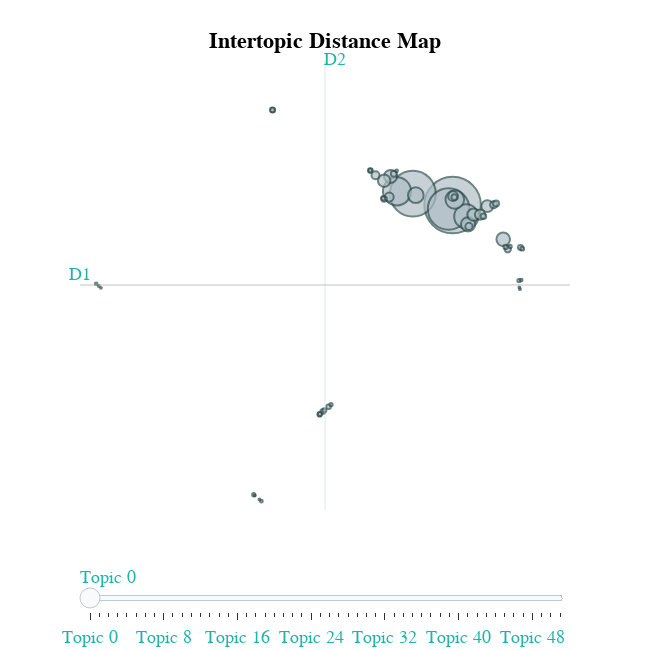

Write notebook code for a chart like this one.
### Code cell
topic_model.visualize_topics()

### Figure 1 — Plotly figure (JSON) as saved in the notebook; plotly's stock layout.template omitted (floating-point values rounded to 4 significant figures; data arrays with more than 128 entries replaced by an {"elided": "..."} marker saying what was removed)
{"data": [{"customdata": {"elided": "52x3 mixed values"}, "hovertemplate": "<b>Topic %{customdata[0]}</b><br>%{customdata[1]}<br>Size: %{customdata[2]}", "legendgroup": "", "marker": {"color": "#B0BEC5", "line": {"color": "DarkSlateGrey", "width": 2}, "size": [901, 592, 486, 222, 165, 98, 69, 58, 52, 48, 44, 43, 39, 29, 27, 23, 18, 15, 14, 11, 10, 10, 9, 9, 8, 7, 6, 6, 6, 6, 6, 5, 5, 5, 5, 5, 4, 4, 3, 3, 3, 3, 2, 2, 2, 2, 1, 1, 1, 1, 1, 1], "sizemode": "area", "sizeref": 0.5631, "symbol": "circle"}, "mode": "markers", "name": "", "orientation": "v", "showlegend": false, "type": "scatter", "x": [12.82, 10.77, 12.62, 9.955, 13.53, 12.94, 10.93, 13.62, 15.43, 9.623, 9.295, 13.9, 14.61, 14.24, 12.85, 9.552, 8.847, 13.67, 14.94, 15.67, 15.07, 9.793, 12.91, 14.41, 9.297, 16.33, 3.544, 3.527, 6.426, 6.126, 8.582, 5.961, 9.24, 6.207, 5.98, 15.55, 8.58, 16.42, 2.567, 6.553, 16.25, 15.79, 2.962, 16.37, -5.564, 9.939, -5.32, 2.616, 2.857, 16.3, 16.27, -5.432], "xaxis": "x", "y": [14.24, 14.92, 14.01, 15.06, 13.56, 14.57, 14.83, 13.08, 12.18, 15.96, 15.7, 13.66, 14.17, 13.67, 14.77, 14.71, 16.03, 12.96, 14.26, 11.59, 14.33, 16.12, 14.71, 13.57, 14.6, 11.7, 19.93, 19.95, 2.145, 1.846, 16.31, 1.681, 14.64, 1.927, 1.7, 11.72, 16.31, 11.62, -3.129, 2.272, 9.71, 11.76, -3.523, 9.736, 9.516, 16.29, 9.273, -3.178, -3.418, 9.194, 9.305, 9.385], "yaxis": "y"}], "layout": {"annotations": [{"showarrow": false, "text": "D1", "x": -6.398, "y": 9.444, "yshift": 10}, {"showarrow": false, "text": "D2", "x": 6.241, "xshift": 10, "y": 22.94}], "font": {"color": "LightSeaGreen", "family": "sans serif", "size": 18}, "height": 650, "hoverlabel": {"bgcolor": "white", "font": {"family": "Rockwell", "size": 16}}, "legend": {"itemsizing": "constant", "tracegroupgap": 0}, "margin": {"t": 60}, "shapes": [{"line": {"color": "#CFD8DC", "width": 2}, "type": "line", "x0": 6.241, "x1": 6.241, "y0": -4.051, "y1": 22.94}, {"line": {"color": "#9E9E9E", "width": 2}, "type": "line", "x0": -6.398, "x1": 18.88, "y0": 9.444, "y1": 9.444}], "sliders": [{"active": 0, "pad": {"t": 50}, "steps": [{"args": [{"marker.color": [["red", "#B0BEC5", "#B0BEC5", "#B0BEC5", "#B0BEC5", "#B0BEC5", "#B0BEC5", "#B0BEC5", "#B0BEC5", "#B0BEC5", "#B0BEC5", "#B0BEC5", "#B0BEC5", "#B0BEC5", "#B0BEC5", "#B0BEC5", "#B0BEC5", "#B0BEC5", "#B0BEC5", "#B0BEC5", "#B0BEC5", "#B0BEC5", "#B0BEC5", "#B0BEC5", "#B0BEC5", "#B0BEC5", "#B0BEC5", "#B0BEC5", "#B0BEC5", "#B0BEC5", "#B0BEC5", "#B0BEC5", "#B0BEC5", "#B0BEC5", "#B0BEC5", "#B0BEC5", "#B0BEC5", "#B0BEC5", "#B0BEC5", "#B0BEC5", "#B0BEC5", "#B0BEC5", "#B0BEC5", "#B0BEC5", "#B0BEC5", "#B0BEC5", "#B0BEC5", "#B0BEC5", "#B0BEC5", "#B0BEC5", "#B0BEC5", "#B0BEC5"]]}], "label": "Topic 0", "method": "update"}, {"args": [{"marker.color": [["#B0BEC5", "red", "#B0BEC5", "#B0BEC5", "#B0BEC5", "#B0BEC5", "#B0BEC5", "#B0BEC5", "#B0BEC5", "#B0BEC5", "#B0BEC5", "#B0BEC5", "#B0BEC5", "#B0BEC5", "#B0BEC5", "#B0BEC5", "#B0BEC5", "#B0BEC5", "#B0BEC5", "#B0BEC5", "#B0BEC5", "#B0BEC5", "#B0BEC5", "#B0BEC5", "#B0BEC5", "#B0BEC5", "#B0BEC5", "#B0BEC5", "#B0BEC5", "#B0BEC5", "#B0BEC5", "#B0BEC5", "#B0BEC5", "#B0BEC5", "#B0BEC5", "#B0BEC5", "#B0BEC5", "#B0BEC5", "#B0BEC5", "#B0BEC5", "#B0BEC5", "#B0BEC5", "#B0BEC5", "#B0BEC5", "#B0BEC5", "#B0BEC5", "#B0BEC5", "#B0BEC5", "#B0BEC5", "#B0BEC5", "#B0BEC5", "#B0BEC5"]]}], "label": "Topic 1", "method": "update"}, {"args": [{"marker.color": [["#B0BEC5", "#B0BEC5", "red", "#B0BEC5", "#B0BEC5", "#B0BEC5", "#B0BEC5", "#B0BEC5", "#B0BEC5", "#B0BEC5", "#B0BEC5", "#B0BEC5", "#B0BEC5", "#B0BEC5", "#B0BEC5", "#B0BEC5", "#B0BEC5", "#B0BEC5", "#B0BEC5", "#B0BEC5", "#B0BEC5", "#B0BEC5", "#B0BEC5", "#B0BEC5", "#B0BEC5", "#B0BEC5", "#B0BEC5", "#B0BEC5", "#B0BEC5", "#B0BEC5", "#B0BEC5", "#B0BEC5", "#B0BEC5", "#B0BEC5", "#B0BEC5", "#B0BEC5", "#B0BEC5", "#B0BEC5", "#B0BEC5", "#B0BEC5", "#B0BEC5", "#B0BEC5", "#B0BEC5", "#B0BEC5", "#B0BEC5", "#B0BEC5", "#B0BEC5", "#B0BEC5", "#B0BEC5", "#B0BEC5", "#B0BEC5", "#B0BEC5"]]}], "label": "Topic 2", "method": "update"}, {"args": [{"marker.color": [["#B0BEC5", "#B0BEC5", "#B0BEC5", "red", "#B0BEC5", "#B0BEC5", "#B0BEC5", "#B0BEC5", "#B0BEC5", "#B0BEC5", "#B0BEC5", "#B0BEC5", "#B0BEC5", "#B0BEC5", "#B0BEC5", "#B0BEC5", "#B0BEC5", "#B0BEC5", "#B0BEC5", "#B0BEC5", "#B0BEC5", "#B0BEC5", "#B0BEC5", "#B0BEC5", "#B0BEC5", "#B0BEC5", "#B0BEC5", "#B0BEC5", "#B0BEC5", "#B0BEC5", "#B0BEC5", "#B0BEC5", "#B0BEC5", "#B0BEC5", "#B0BEC5", "#B0BEC5", "#B0BEC5", "#B0BEC5", "#B0BEC5", "#B0BEC5", "#B0BEC5", "#B0BEC5", "#B0BEC5", "#B0BEC5", "#B0BEC5", "#B0BEC5", "#B0BEC5", "#B0BEC5", "#B0BEC5", "#B0BEC5", "#B0BEC5", "#B0BEC5"]]}], "label": "Topic 3", "method": "update"}, {"args": [{"marker.color": [["#B0BEC5", "#B0BEC5", "#B0BEC5", "#B0BEC5", "red", "#B0BEC5", "#B0BEC5", "#B0BEC5", "#B0BEC5", "#B0BEC5", "#B0BEC5", "#B0BEC5", "#B0BEC5", "#B0BEC5", "#B0BEC5", "#B0BEC5", "#B0BEC5", "#B0BEC5", "#B0BEC5", "#B0BEC5", "#B0BEC5", "#B0BEC5", "#B0BEC5", "#B0BEC5", "#B0BEC5", "#B0BEC5", "#B0BEC5", "#B0BEC5", "#B0BEC5", "#B0BEC5", "#B0BEC5", "#B0BEC5", "#B0BEC5", "#B0BEC5", "#B0BEC5", "#B0BEC5", "#B0BEC5", "#B0BEC5", "#B0BEC5", "#B0BEC5", "#B0BEC5", "#B0BEC5", "#B0BEC5", "#B0BEC5", "#B0BEC5", "#B0BEC5", "#B0BEC5", "#B0BEC5", "#B0BEC5", "#B0BEC5", "#B0BEC5", "#B0BEC5"]]}], "label": "Topic 4", "method": "update"}, {"args": [{"marker.color": [["#B0BEC5", "#B0BEC5", "#B0BEC5", "#B0BEC5", "#B0BEC5", "red", "#B0BEC5", "#B0BEC5", "#B0BEC5", "#B0BEC5", "#B0BEC5", "#B0BEC5", "#B0BEC5", "#B0BEC5", "#B0BEC5", "#B0BEC5", "#B0BEC5", "#B0BEC5", "#B0BEC5", "#B0BEC5", "#B0BEC5", "#B0BEC5", "#B0BEC5", "#B0BEC5", "#B0BEC5", "#B0BEC5", "#B0BEC5", "#B0BEC5", "#B0BEC5", "#B0BEC5", "#B0BEC5", "#B0BEC5", "#B0BEC5", "#B0BEC5", "#B0BEC5", "#B0BEC5", "#B0BEC5", "#B0BEC5", "#B0BEC5", "#B0BEC5", "#B0BEC5", "#B0BEC5", "#B0BEC5", "#B0BEC5", "#B0BEC5", "#B0BEC5", "#B0BEC5", "#B0BEC5", "#B0BEC5", "#B0BEC5", "#B0BEC5", "#B0BEC5"]]}], "label": "Topic 5", "method": "update"}, {"args": [{"marker.color": [["#B0BEC5", "#B0BEC5", "#B0BEC5", "#B0BEC5", "#B0BEC5", "#B0BEC5", "red", "#B0BEC5", "#B0BEC5", "#B0BEC5", "#B0BEC5", "#B0BEC5", "#B0BEC5", "#B0BEC5", "#B0BEC5", "#B0BEC5", "#B0BEC5", "#B0BEC5", "#B0BEC5", "#B0BEC5", "#B0BEC5", "#B0BEC5", "#B0BEC5", "#B0BEC5", "#B0BEC5", "#B0BEC5", "#B0BEC5", "#B0BEC5", "#B0BEC5", "#B0BEC5", "#B0BEC5", "#B0BEC5", "#B0BEC5", "#B0BEC5", "#B0BEC5", "#B0BEC5", "#B0BEC5", "#B0BEC5", "#B0BEC5", "#B0BEC5", "#B0BEC5", "#B0BEC5", "#B0BEC5", "#B0BEC5", "#B0BEC5", "#B0BEC5", "#B0BEC5", "#B0BEC5", "#B0BEC5", "#B0BEC5", "#B0BEC5", "#B0BEC5"]]}], "label": "Topic 6", "method": "update"}, {"args": [{"marker.color": [["#B0BEC5", "#B0BEC5", "#B0BEC5", "#B0BEC5", "#B0BEC5", "#B0BEC5", "#B0BEC5", "red", "#B0BEC5", "#B0BEC5", "#B0BEC5", "#B0BEC5", "#B0BEC5", "#B0BEC5", "#B0BEC5", "#B0BEC5", "#B0BEC5", "#B0BEC5", "#B0BEC5", "#B0BEC5", "#B0BEC5", "#B0BEC5", "#B0BEC5", "#B0BEC5", "#B0BEC5", "#B0BEC5", "#B0BEC5", "#B0BEC5", "#B0BEC5", "#B0BEC5", "#B0BEC5", "#B0BEC5", "#B0BEC5", "#B0BEC5", "#B0BEC5", "#B0BEC5", "#B0BEC5", "#B0BEC5", "#B0BEC5", "#B0BEC5", "#B0BEC5", "#B0BEC5", "#B0BEC5", "#B0BEC5", "#B0BEC5", "#B0BEC5", "#B0BEC5", "#B0BEC5", "#B0BEC5", "#B0BEC5", "#B0BEC5", "#B0BEC5"]]}], "label": "Topic 7", "method": "update"}, {"args": [{"marker.color": [["#B0BEC5", "#B0BEC5", "#B0BEC5", "#B0BEC5", "#B0BEC5", "#B0BEC5", "#B0BEC5", "#B0BEC5", "red", "#B0BEC5", "#B0BEC5", "#B0BEC5", "#B0BEC5", "#B0BEC5", "#B0BEC5", "#B0BEC5", "#B0BEC5", "#B0BEC5", "#B0BEC5", "#B0BEC5", "#B0BEC5", "#B0BEC5", "#B0BEC5", "#B0BEC5", "#B0BEC5", "#B0BEC5", "#B0BEC5", "#B0BEC5", "#B0BEC5", "#B0BEC5", "#B0BEC5", "#B0BEC5", "#B0BEC5", "#B0BEC5", "#B0BEC5", "#B0BEC5", "#B0BEC5", "#B0BEC5", "#B0BEC5", "#B0BEC5", "#B0BEC5", "#B0BEC5", "#B0BEC5", "#B0BEC5", "#B0BEC5", "#B0BEC5", "#B0BEC5", "#B0BEC5", "#B0BEC5", "#B0BEC5", "#B0BEC5", "#B0BEC5"]]}], "label": "Topic 8", "method": "update"}, {"args": [{"marker.color": [["#B0BEC5", "#B0BEC5", "#B0BEC5", "#B0BEC5", "#B0BEC5", "#B0BEC5", "#B0BEC5", "#B0BEC5", "#B0BEC5", "red", "#B0BEC5", "#B0BEC5", "#B0BEC5", "#B0BEC5", "#B0BEC5", "#B0BEC5", "#B0BEC5", "#B0BEC5", "#B0BEC5", "#B0BEC5", "#B0BEC5", "#B0BEC5", "#B0BEC5", "#B0BEC5", "#B0BEC5", "#B0BEC5", "#B0BEC5", "#B0BEC5", "#B0BEC5", "#B0BEC5", "#B0BEC5", "#B0BEC5", "#B0BEC5", "#B0BEC5", "#B0BEC5", "#B0BEC5", "#B0BEC5", "#B0BEC5", "#B0BEC5", "#B0BEC5", "#B0BEC5", "#B0BEC5", "#B0BEC5", "#B0BEC5", "#B0BEC5", "#B0BEC5", "#B0BEC5", "#B0BEC5", "#B0BEC5", "#B0BEC5", "#B0BEC5", "#B0BEC5"]]}], "label": "Topic 9", "method": "update"}, {"args": [{"marker.color": [["#B0BEC5", "#B0BEC5", "#B0BEC5", "#B0BEC5", "#B0BEC5", "#B0BEC5", "#B0BEC5", "#B0BEC5", "#B0BEC5", "#B0BEC5", "red", "#B0BEC5", "#B0BEC5", "#B0BEC5", "#B0BEC5", "#B0BEC5", "#B0BEC5", "#B0BEC5", "#B0BEC5", "#B0BEC5", "#B0BEC5", "#B0BEC5", "#B0BEC5", "#B0BEC5", "#B0BEC5", "#B0BEC5", "#B0BEC5", "#B0BEC5", "#B0BEC5", "#B0BEC5", "#B0BEC5", "#B0BEC5", "#B0BEC5", "#B0BEC5", "#B0BEC5", "#B0BEC5", "#B0BEC5", "#B0BEC5", "#B0BEC5", "#B0BEC5", "#B0BEC5", "#B0BEC5", "#B0BEC5", "#B0BEC5", "#B0BEC5", "#B0BEC5", "#B0BEC5", "#B0BEC5", "#B0BEC5", "#B0BEC5", "#B0BEC5", "#B0BEC5"]]}], "label": "Topic 10", "method": "update"}, {"args": [{"marker.color": [["#B0BEC5", "#B0BEC5", "#B0BEC5", "#B0BEC5", "#B0BEC5", "#B0BEC5", "#B0BEC5", "#B0BEC5", "#B0BEC5", "#B0BEC5", "#B0BEC5", "red", "#B0BEC5", "#B0BEC5", "#B0BEC5", "#B0BEC5", "#B0BEC5", "#B0BEC5", "#B0BEC5", "#B0BEC5", "#B0BEC5", "#B0BEC5", "#B0BEC5", "#B0BEC5", "#B0BEC5", "#B0BEC5", "#B0BEC5", "#B0BEC5", "#B0BEC5", "#B0BEC5", "#B0BEC5", "#B0BEC5", "#B0BEC5", "#B0BEC5", "#B0BEC5", "#B0BEC5", "#B0BEC5", "#B0BEC5", "#B0BEC5", "#B0BEC5", "#B0BEC5", "#B0BEC5", "#B0BEC5", "#B0BEC5", "#B0BEC5", "#B0BEC5", "#B0BEC5", "#B0BEC5", "#B0BEC5", "#B0BEC5", "#B0BEC5", "#B0BEC5"]]}], "label": "Topic 11", "method": "update"}, {"args": [{"marker.color": [["#B0BEC5", "#B0BEC5", "#B0BEC5", "#B0BEC5", "#B0BEC5", "#B0BEC5", "#B0BEC5", "#B0BEC5", "#B0BEC5", "#B0BEC5", "#B0BEC5", "#B0BEC5", "red", "#B0BEC5", "#B0BEC5", "#B0BEC5", "#B0BEC5", "#B0BEC5", "#B0BEC5", "#B0BEC5", "#B0BEC5", "#B0BEC5", "#B0BEC5", "#B0BEC5", "#B0BEC5", "#B0BEC5", "#B0BEC5", "#B0BEC5", "#B0BEC5", "#B0BEC5", "#B0BEC5", "#B0BEC5", "#B0BEC5", "#B0BEC5", "#B0BEC5", "#B0BEC5", "#B0BEC5", "#B0BEC5", "#B0BEC5", "#B0BEC5", "#B0BEC5", "#B0BEC5", "#B0BEC5", "#B0BEC5", "#B0BEC5", "#B0BEC5", "#B0BEC5", "#B0BEC5", "#B0BEC5", "#B0BEC5", "#B0BEC5", "#B0BEC5"]]}], "label": "Topic 12", "method": "update"}, {"args": [{"marker.color": [["#B0BEC5", "#B0BEC5", "#B0BEC5", "#B0BEC5", "#B0BEC5", "#B0BEC5", "#B0BEC5", "#B0BEC5", "#B0BEC5", "#B0BEC5", "#B0BEC5", "#B0BEC5", "#B0BEC5", "red", "#B0BEC5", "#B0BEC5", "#B0BEC5", "#B0BEC5", "#B0BEC5", "#B0BEC5", "#B0BEC5", "#B0BEC5", "#B0BEC5", "#B0BEC5", "#B0BEC5", "#B0BEC5", "#B0BEC5", "#B0BEC5", "#B0BEC5", "#B0BEC5", "#B0BEC5", "#B0BEC5", "#B0BEC5", "#B0BEC5", "#B0BEC5", "#B0BEC5", "#B0BEC5", "#B0BEC5", "#B0BEC5", "#B0BEC5", "#B0BEC5", "#B0BEC5", "#B0BEC5", "#B0BEC5", "#B0BEC5", "#B0BEC5", "#B0BEC5", "#B0BEC5", "#B0BEC5", "#B0BEC5", "#B0BEC5", "#B0BEC5"]]}], "label": "Topic 13", "method": "update"}, {"args": [{"marker.color": [["#B0BEC5", "#B0BEC5", "#B0BEC5", "#B0BEC5", "#B0BEC5", "#B0BEC5", "#B0BEC5", "#B0BEC5", "#B0BEC5", "#B0BEC5", "#B0BEC5", "#B0BEC5", "#B0BEC5", "#B0BEC5", "red", "#B0BEC5", "#B0BEC5", "#B0BEC5", "#B0BEC5", "#B0BEC5", "#B0BEC5", "#B0BEC5", "#B0BEC5", "#B0BEC5", "#B0BEC5", "#B0BEC5", "#B0BEC5", "#B0BEC5", "#B0BEC5", "#B0BEC5", "#B0BEC5", "#B0BEC5", "#B0BEC5", "#B0BEC5", "#B0BEC5", "#B0BEC5", "#B0BEC5", "#B0BEC5", "#B0BEC5", "#B0BEC5", "#B0BEC5", "#B0BEC5", "#B0BEC5", "#B0BEC5", "#B0BEC5", "#B0BEC5", "#B0BEC5", "#B0BEC5", "#B0BEC5", "#B0BEC5", "#B0BEC5", "#B0BEC5"]]}], "label": "Topic 14", "method": "update"}, {"args": [{"marker.color": [["#B0BEC5", "#B0BEC5", "#B0BEC5", "#B0BEC5", "#B0BEC5", "#B0BEC5", "#B0BEC5", "#B0BEC5", "#B0BEC5", "#B0BEC5", "#B0BEC5", "#B0BEC5", "#B0BEC5", "#B0BEC5", "#B0BEC5", "red", "#B0BEC5", "#B0BEC5", "#B0BEC5", "#B0BEC5", "#B0BEC5", "#B0BEC5", "#B0BEC5", "#B0BEC5", "#B0BEC5", "#B0BEC5", "#B0BEC5", "#B0BEC5", "#B0BEC5", "#B0BEC5", "#B0BEC5", "#B0BEC5", "#B0BEC5", "#B0BEC5", "#B0BEC5", "#B0BEC5", "#B0BEC5", "#B0BEC5", "#B0BEC5", "#B0BEC5", "#B0BEC5", "#B0BEC5", "#B0BEC5", "#B0BEC5", "#B0BEC5", "#B0BEC5", "#B0BEC5", "#B0BEC5", "#B0BEC5", "#B0BEC5", "#B0BEC5", "#B0BEC5"]]}], "label": "Topic 15", "method": "update"}, {"args": [{"marker.color": [["#B0BEC5", "#B0BEC5", "#B0BEC5", "#B0BEC5", "#B0BEC5", "#B0BEC5", "#B0BEC5", "#B0BEC5", "#B0BEC5", "#B0BEC5", "#B0BEC5", "#B0BEC5", "#B0BEC5", "#B0BEC5", "#B0BEC5", "#B0BEC5", "red", "#B0BEC5", "#B0BEC5", "#B0BEC5", "#B0BEC5", "#B0BEC5", "#B0BEC5", "#B0BEC5", "#B0BEC5", "#B0BEC5", "#B0BEC5", "#B0BEC5", "#B0BEC5", "#B0BEC5", "#B0BEC5", "#B0BEC5", "#B0BEC5", "#B0BEC5", "#B0BEC5", "#B0BEC5", "#B0BEC5", "#B0BEC5", "#B0BEC5", "#B0BEC5", "#B0BEC5", "#B0BEC5", "#B0BEC5", "#B0BEC5", "#B0BEC5", "#B0BEC5", "#B0BEC5", "#B0BEC5", "#B0BEC5", "#B0BEC5", "#B0BEC5", "#B0BEC5"]]}], "label": "Topic 16", "method": "update"}, {"args": [{"marker.color": [["#B0BEC5", "#B0BEC5", "#B0BEC5", "#B0BEC5", "#B0BEC5", "#B0BEC5", "#B0BEC5", "#B0BEC5", "#B0BEC5", "#B0BEC5", "#B0BEC5", "#B0BEC5", "#B0BEC5", "#B0BEC5", "#B0BEC5", "#B0BEC5", "#B0BEC5", "red", "#B0BEC5", "#B0BEC5", "#B0BEC5", "#B0BEC5", "#B0BEC5", "#B0BEC5", "#B0BEC5", "#B0BEC5", "#B0BEC5", "#B0BEC5", "#B0BEC5", "#B0BEC5", "#B0BEC5", "#B0BEC5", "#B0BEC5", "#B0BEC5", "#B0BEC5", "#B0BEC5", "#B0BEC5", "#B0BEC5", "#B0BEC5", "#B0BEC5", "#B0BEC5", "#B0BEC5", "#B0BEC5", "#B0BEC5", "#B0BEC5", "#B0BEC5", "#B0BEC5", "#B0BEC5", "#B0BEC5", "#B0BEC5", "#B0BEC5", "#B0BEC5"]]}], "label": "Topic 17", "method": "update"}, {"args": [{"marker.color": [["#B0BEC5", "#B0BEC5", "#B0BEC5", "#B0BEC5", "#B0BEC5", "#B0BEC5", "#B0BEC5", "#B0BEC5", "#B0BEC5", "#B0BEC5", "#B0BEC5", "#B0BEC5", "#B0BEC5", "#B0BEC5", "#B0BEC5", "#B0BEC5", "#B0BEC5", "#B0BEC5", "red", "#B0BEC5", "#B0BEC5", "#B0BEC5", "#B0BEC5", "#B0BEC5", "#B0BEC5", "#B0BEC5", "#B0BEC5", "#B0BEC5", "#B0BEC5", "#B0BEC5", "#B0BEC5", "#B0BEC5", "#B0BEC5", "#B0BEC5", "#B0BEC5", "#B0BEC5", "#B0BEC5", "#B0BEC5", "#B0BEC5", "#B0BEC5", "#B0BEC5", "#B0BEC5", "#B0BEC5", "#B0BEC5", "#B0BEC5", "#B0BEC5", "#B0BEC5", "#B0BEC5", "#B0BEC5", "#B0BEC5", "#B0BEC5", "#B0BEC5"]]}], "label": "Topic 18", "method": "update"}, {"args": [{"marker.color": [["#B0BEC5", "#B0BEC5", "#B0BEC5", "#B0BEC5", "#B0BEC5", "#B0BEC5", "#B0BEC5", "#B0BEC5", "#B0BEC5", "#B0BEC5", "#B0BEC5", "#B0BEC5", "#B0BEC5", "#B0BEC5", "#B0BEC5", "#B0BEC5", "#B0BEC5", "#B0BEC5", "#B0BEC5", "red", "#B0BEC5", "#B0BEC5", "#B0BEC5", "#B0BEC5", "#B0BEC5", "#B0BEC5", "#B0BEC5", "#B0BEC5", "#B0BEC5", "#B0BEC5", "#B0BEC5", "#B0BEC5", "#B0BEC5", "#B0BEC5", "#B0BEC5", "#B0BEC5", "#B0BEC5", "#B0BEC5", "#B0BEC5", "#B0BEC5", "#B0BEC5", "#B0BEC5", "#B0BEC5", "#B0BEC5", "#B0BEC5", "#B0BEC5", "#B0BEC5", "#B0BEC5", "#B0BEC5", "#B0BEC5", "#B0BEC5", "#B0BEC5"]]}], "label": "Topic 19", "method": "update"}, {"args": [{"marker.color": [["#B0BEC5", "#B0BEC5", "#B0BEC5", "#B0BEC5", "#B0BEC5", "#B0BEC5", "#B0BEC5", "#B0BEC5", "#B0BEC5", "#B0BEC5", "#B0BEC5", "#B0BEC5", "#B0BEC5", "#B0BEC5", "#B0BEC5", "#B0BEC5", "#B0BEC5", "#B0BEC5", "#B0BEC5", "#B0BEC5", "red", "#B0BEC5", "#B0BEC5", "#B0BEC5", "#B0BEC5", "#B0BEC5", "#B0BEC5", "#B0BEC5", "#B0BEC5", "#B0BEC5", "#B0BEC5", "#B0BEC5", "#B0BEC5", "#B0BEC5", "#B0BEC5", "#B0BEC5", "#B0BEC5", "#B0BEC5", "#B0BEC5", "#B0BEC5", "#B0BEC5", "#B0BEC5", "#B0BEC5", "#B0BEC5", "#B0BEC5", "#B0BEC5", "#B0BEC5", "#B0BEC5", "#B0BEC5", "#B0BEC5", "#B0BEC5", "#B0BEC5"]]}], "label": "Topic 20", "method": "update"}, {"args": [{"marker.color": [["#B0BEC5", "#B0BEC5", "#B0BEC5", "#B0BEC5", "#B0BEC5", "#B0BEC5", "#B0BEC5", "#B0BEC5", "#B0BEC5", "#B0BEC5", "#B0BEC5", "#B0BEC5", "#B0BEC5", "#B0BEC5", "#B0BEC5", "#B0BEC5", "#B0BEC5", "#B0BEC5", "#B0BEC5", "#B0BEC5", "#B0BEC5", "red", "#B0BEC5", "#B0BEC5", "#B0BEC5", "#B0BEC5", "#B0BEC5", "#B0BEC5", "#B0BEC5", "#B0BEC5", "#B0BEC5", "#B0BEC5", "#B0BEC5", "#B0BEC5", "#B0BEC5", "#B0BEC5", "#B0BEC5", "#B0BEC5", "#B0BEC5", "#B0BEC5", "#B0BEC5", "#B0BEC5", "#B0BEC5", "#B0BEC5", "#B0BEC5", "#B0BEC5", "#B0BEC5", "#B0BEC5", "#B0BEC5", "#B0BEC5", "#B0BEC5", "#B0BEC5"]]}], "label": "Topic 21", "method": "update"}, {"args": [{"marker.color": [["#B0BEC5", "#B0BEC5", "#B0BEC5", "#B0BEC5", "#B0BEC5", "#B0BEC5", "#B0BEC5", "#B0BEC5", "#B0BEC5", "#B0BEC5", "#B0BEC5", "#B0BEC5", "#B0BEC5", "#B0BEC5", "#B0BEC5", "#B0BEC5", "#B0BEC5", "#B0BEC5", "#B0BEC5", "#B0BEC5", "#B0BEC5", "#B0BEC5", "red", "#B0BEC5", "#B0BEC5", "#B0BEC5", "#B0BEC5", "#B0BEC5", "#B0BEC5", "#B0BEC5", "#B0BEC5", "#B0BEC5", "#B0BEC5", "#B0BEC5", "#B0BEC5", "#B0BEC5", "#B0BEC5", "#B0BEC5", "#B0BEC5", "#B0BEC5", "#B0BEC5", "#B0BEC5", "#B0BEC5", "#B0BEC5", "#B0BEC5", "#B0BEC5", "#B0BEC5", "#B0BEC5", "#B0BEC5", "#B0BEC5", "#B0BEC5", "#B0BEC5"]]}], "label": "Topic 22", "method": "update"}, {"args": [{"marker.color": [["#B0BEC5", "#B0BEC5", "#B0BEC5", "#B0BEC5", "#B0BEC5", "#B0BEC5", "#B0BEC5", "#B0BEC5", "#B0BEC5", "#B0BEC5", "#B0BEC5", "#B0BEC5", "#B0BEC5", "#B0BEC5", "#B0BEC5", "#B0BEC5", "#B0BEC5", "#B0BEC5", "#B0BEC5", "#B0BEC5", "#B0BEC5", "#B0BEC5", "#B0BEC5", "red", "#B0BEC5", "#B0BEC5", "#B0BEC5", "#B0BEC5", "#B0BEC5", "#B0BEC5", "#B0BEC5", "#B0BEC5", "#B0BEC5", "#B0BEC5", "#B0BEC5", "#B0BEC5", "#B0BEC5", "#B0BEC5", "#B0BEC5", "#B0BEC5", "#B0BEC5", "#B0BEC5", "#B0BEC5", "#B0BEC5", "#B0BEC5", "#B0BEC5", "#B0BEC5", "#B0BEC5", "#B0BEC5", "#B0BEC5", "#B0BEC5", "#B0BEC5"]]}], "label": "Topic 23", "method": "update"}, {"args": [{"marker.color": [["#B0BEC5", "#B0BEC5", "#B0BEC5", "#B0BEC5", "#B0BEC5", "#B0BEC5", "#B0BEC5", "#B0BEC5", "#B0BEC5", "#B0BEC5", "#B0BEC5", "#B0BEC5", "#B0BEC5", "#B0BEC5", "#B0BEC5", "#B0BEC5", "#B0BEC5", "#B0BEC5", "#B0BEC5", "#B0BEC5", "#B0BEC5", "#B0BEC5", "#B0BEC5", "#B0BEC5", "red", "#B0BEC5", "#B0BEC5", "#B0BEC5", "#B0BEC5", "#B0BEC5", "#B0BEC5", "#B0BEC5", "#B0BEC5", "#B0BEC5", "#B0BEC5", "#B0BEC5", "#B0BEC5", "#B0BEC5", "#B0BEC5", "#B0BEC5", "#B0BEC5", "#B0BEC5", "#B0BEC5", "#B0BEC5", "#B0BEC5", "#B0BEC5", "#B0BEC5", "#B0BEC5", "#B0BEC5", "#B0BEC5", "#B0BEC5", "#B0BEC5"]]}], "label": "Topic 24", "method": "update"}, {"args": [{"marker.color": [["#B0BEC5", "#B0BEC5", "#B0BEC5", "#B0BEC5", "#B0BEC5", "#B0BEC5", "#B0BEC5", "#B0BEC5", "#B0BEC5", "#B0BEC5", "#B0BEC5", "#B0BEC5", "#B0BEC5", "#B0BEC5", "#B0BEC5", "#B0BEC5", "#B0BEC5", "#B0BEC5", "#B0BEC5", "#B0BEC5", "#B0BEC5", "#B0BEC5", "#B0BEC5", "#B0BEC5", "#B0BEC5", "red", "#B0BEC5", "#B0BEC5", "#B0BEC5", "#B0BEC5", "#B0BEC5", "#B0BEC5", "#B0BEC5", "#B0BEC5", "#B0BEC5", "#B0BEC5", "#B0BEC5", "#B0BEC5", "#B0BEC5", "#B0BEC5", "#B0BEC5", "#B0BEC5", "#B0BEC5", "#B0BEC5", "#B0BEC5", "#B0BEC5", "#B0BEC5", "#B0BEC5", "#B0BEC5", "#B0BEC5", "#B0BEC5", "#B0BEC5"]]}], "label": "Topic 25", "method": "update"}, {"args": [{"marker.color": [["#B0BEC5", "#B0BEC5", "#B0BEC5", "#B0BEC5", "#B0BEC5", "#B0BEC5", "#B0BEC5", "#B0BEC5", "#B0BEC5", "#B0BEC5", "#B0BEC5", "#B0BEC5", "#B0BEC5", "#B0BEC5", "#B0BEC5", "#B0BEC5", "#B0BEC5", "#B0BEC5", "#B0BEC5", "#B0BEC5", "#B0BEC5", "#B0BEC5", "#B0BEC5", "#B0BEC5", "#B0BEC5", "#B0BEC5", "red", "#B0BEC5", "#B0BEC5", "#B0BEC5", "#B0BEC5", "#B0BEC5", "#B0BEC5", "#B0BEC5", "#B0BEC5", "#B0BEC5", "#B0BEC5", "#B0BEC5", "#B0BEC5", "#B0BEC5", "#B0BEC5", "#B0BEC5", "#B0BEC5", "#B0BEC5", "#B0BEC5", "#B0BEC5", "#B0BEC5", "#B0BEC5", "#B0BEC5", "#B0BEC5", "#B0BEC5", "#B0BEC5"]]}], "label": "Topic 26", "method": "update"}, {"args": [{"marker.color": [["#B0BEC5", "#B0BEC5", "#B0BEC5", "#B0BEC5", "#B0BEC5", "#B0BEC5", "#B0BEC5", "#B0BEC5", "#B0BEC5", "#B0BEC5", "#B0BEC5", "#B0BEC5", "#B0BEC5", "#B0BEC5", "#B0BEC5", "#B0BEC5", "#B0BEC5", "#B0BEC5", "#B0BEC5", "#B0BEC5", "#B0BEC5", "#B0BEC5", "#B0BEC5", "#B0BEC5", "#B0BEC5", "#B0BEC5", "#B0BEC5", "red", "#B0BEC5", "#B0BEC5", "#B0BEC5", "#B0BEC5", "#B0BEC5", "#B0BEC5", "#B0BEC5", "#B0BEC5", "#B0BEC5", "#B0BEC5", "#B0BEC5", "#B0BEC5", "#B0BEC5", "#B0BEC5", "#B0BEC5", "#B0BEC5", "#B0BEC5", "#B0BEC5", "#B0BEC5", "#B0BEC5", "#B0BEC5", "#B0BEC5", "#B0BEC5", "#B0BEC5"]]}], "label": "Topic 27", "method": "update"}, {"args": [{"marker.color": [["#B0BEC5", "#B0BEC5", "#B0BEC5", "#B0BEC5", "#B0BEC5", "#B0BEC5", "#B0BEC5", "#B0BEC5", "#B0BEC5", "#B0BEC5", "#B0BEC5", "#B0BEC5", "#B0BEC5", "#B0BEC5", "#B0BEC5", "#B0BEC5", "#B0BEC5", "#B0BEC5", "#B0BEC5", "#B0BEC5", "#B0BEC5", "#B0BEC5", "#B0BEC5", "#B0BEC5", "#B0BEC5", "#B0BEC5", "#B0BEC5", "#B0BEC5", "red", "#B0BEC5", "#B0BEC5", "#B0BEC5", "#B0BEC5", "#B0BEC5", "#B0BEC5", "#B0BEC5", "#B0BEC5", "#B0BEC5", "#B0BEC5", "#B0BEC5", "#B0BEC5", "#B0BEC5", "#B0BEC5", "#B0BEC5", "#B0BEC5", "#B0BEC5", "#B0BEC5", "#B0BEC5", "#B0BEC5", "#B0BEC5", "#B0BEC5", "#B0BEC5"]]}], "label": "Topic 28", "method": "update"}, {"args": [{"marker.color": [["#B0BEC5", "#B0BEC5", "#B0BEC5", "#B0BEC5", "#B0BEC5", "#B0BEC5", "#B0BEC5", "#B0BEC5", "#B0BEC5", "#B0BEC5", "#B0BEC5", "#B0BEC5", "#B0BEC5", "#B0BEC5", "#B0BEC5", "#B0BEC5", "#B0BEC5", "#B0BEC5", "#B0BEC5", "#B0BEC5", "#B0BEC5", "#B0BEC5", "#B0BEC5", "#B0BEC5", "#B0BEC5", "#B0BEC5", "#B0BEC5", "#B0BEC5", "#B0BEC5", "red", "#B0BEC5", "#B0BEC5", "#B0BEC5", "#B0BEC5", "#B0BEC5", "#B0BEC5", "#B0BEC5", "#B0BEC5", "#B0BEC5", "#B0BEC5", "#B0BEC5", "#B0BEC5", "#B0BEC5", "#B0BEC5", "#B0BEC5", "#B0BEC5", "#B0BEC5", "#B0BEC5", "#B0BEC5", "#B0BEC5", "#B0BEC5", "#B0BEC5"]]}], "label": "Topic 29", "method": "update"}, {"args": [{"marker.color": [["#B0BEC5", "#B0BEC5", "#B0BEC5", "#B0BEC5", "#B0BEC5", "#B0BEC5", "#B0BEC5", "#B0BEC5", "#B0BEC5", "#B0BEC5", "#B0BEC5", "#B0BEC5", "#B0BEC5", "#B0BEC5", "#B0BEC5", "#B0BEC5", "#B0BEC5", "#B0BEC5", "#B0BEC5", "#B0BEC5", "#B0BEC5", "#B0BEC5", "#B0BEC5", "#B0BEC5", "#B0BEC5", "#B0BEC5", "#B0BEC5", "#B0BEC5", "#B0BEC5", "#B0BEC5", "red", "#B0BEC5", "#B0BEC5", "#B0BEC5", "#B0BEC5", "#B0BEC5", "#B0BEC5", "#B0BEC5", "#B0BEC5", "#B0BEC5", "#B0BEC5", "#B0BEC5", "#B0BEC5", "#B0BEC5", "#B0BEC5", "#B0BEC5", "#B0BEC5", "#B0BEC5", "#B0BEC5", "#B0BEC5", "#B0BEC5", "#B0BEC5"]]}], "label": "Topic 30", "method": "update"}, {"args": [{"marker.color": [["#B0BEC5", "#B0BEC5", "#B0BEC5", "#B0BEC5", "#B0BEC5", "#B0BEC5", "#B0BEC5", "#B0BEC5", "#B0BEC5", "#B0BEC5", "#B0BEC5", "#B0BEC5", "#B0BEC5", "#B0BEC5", "#B0BEC5", "#B0BEC5", "#B0BEC5", "#B0BEC5", "#B0BEC5", "#B0BEC5", "#B0BEC5", "#B0BEC5", "#B0BEC5", "#B0BEC5", "#B0BEC5", "#B0BEC5", "#B0BEC5", "#B0BEC5", "#B0BEC5", "#B0BEC5", "#B0BEC5", "red", "#B0BEC5", "#B0BEC5", "#B0BEC5", "#B0BEC5", "#B0BEC5", "#B0BEC5", "#B0BEC5", "#B0BEC5", "#B0BEC5", "#B0BEC5", "#B0BEC5", "#B0BEC5", "#B0BEC5", "#B0BEC5", "#B0BEC5", "#B0BEC5", "#B0BEC5", "#B0BEC5", "#B0BEC5", "#B0BEC5"]]}], "label": "Topic 31", "method": "update"}, {"args": [{"marker.color": [["#B0BEC5", "#B0BEC5", "#B0BEC5", "#B0BEC5", "#B0BEC5", "#B0BEC5", "#B0BEC5", "#B0BEC5", "#B0BEC5", "#B0BEC5", "#B0BEC5", "#B0BEC5", "#B0BEC5", "#B0BEC5", "#B0BEC5", "#B0BEC5", "#B0BEC5", "#B0BEC5", "#B0BEC5", "#B0BEC5", "#B0BEC5", "#B0BEC5", "#B0BEC5", "#B0BEC5", "#B0BEC5", "#B0BEC5", "#B0BEC5", "#B0BEC5", "#B0BEC5", "#B0BEC5", "#B0BEC5", "#B0BEC5", "red", "#B0BEC5", "#B0BEC5", "#B0BEC5", "#B0BEC5", "#B0BEC5", "#B0BEC5", "#B0BEC5", "#B0BEC5", "#B0BEC5", "#B0BEC5", "#B0BEC5", "#B0BEC5", "#B0BEC5", "#B0BEC5", "#B0BEC5", "#B0BEC5", "#B0BEC5", "#B0BEC5", "#B0BEC5"]]}], "label": "Topic 32", "method": "update"}, {"args": [{"marker.color": [["#B0BEC5", "#B0BEC5", "#B0BEC5", "#B0BEC5", "#B0BEC5", "#B0BEC5", "#B0BEC5", "#B0BEC5", "#B0BEC5", "#B0BEC5", "#B0BEC5", "#B0BEC5", "#B0BEC5", "#B0BEC5", "#B0BEC5", "#B0BEC5", "#B0BEC5", "#B0BEC5", "#B0BEC5", "#B0BEC5", "#B0BEC5", "#B0BEC5", "#B0BEC5", "#B0BEC5", "#B0BEC5", "#B0BEC5", "#B0BEC5", "#B0BEC5", "#B0BEC5", "#B0BEC5", "#B0BEC5", "#B0BEC5", "#B0BEC5", "red", "#B0BEC5", "#B0BEC5", "#B0BEC5", "#B0BEC5", "#B0BEC5", "#B0BEC5", "#B0BEC5", "#B0BEC5", "#B0BEC5", "#B0BEC5", "#B0BEC5", "#B0BEC5", "#B0BEC5", "#B0BEC5", "#B0BEC5", "#B0BEC5", "#B0BEC5", "#B0BEC5"]]}], "label": "Topic 33", "method": "update"}, {"args": [{"marker.color": [["#B0BEC5", "#B0BEC5", "#B0BEC5", "#B0BEC5", "#B0BEC5", "#B0BEC5", "#B0BEC5", "#B0BEC5", "#B0BEC5", "#B0BEC5", "#B0BEC5", "#B0BEC5", "#B0BEC5", "#B0BEC5", "#B0BEC5", "#B0BEC5", "#B0BEC5", "#B0BEC5", "#B0BEC5", "#B0BEC5", "#B0BEC5", "#B0BEC5", "#B0BEC5", "#B0BEC5", "#B0BEC5", "#B0BEC5", "#B0BEC5", "#B0BEC5", "#B0BEC5", "#B0BEC5", "#B0BEC5", "#B0BEC5", "#B0BEC5", "#B0BEC5", "red", "#B0BEC5", "#B0BEC5", "#B0BEC5", "#B0BEC5", "#B0BEC5", "#B0BEC5", "#B0BEC5", "#B0BEC5", "#B0BEC5", "#B0BEC5", "#B0BEC5", "#B0BEC5", "#B0BEC5", "#B0BEC5", "#B0BEC5", "#B0BEC5", "#B0BEC5"]]}], "label": "Topic 34", "method": "update"}, {"args": [{"marker.color": [["#B0BEC5", "#B0BEC5", "#B0BEC5", "#B0BEC5", "#B0BEC5", "#B0BEC5", "#B0BEC5", "#B0BEC5", "#B0BEC5", "#B0BEC5", "#B0BEC5", "#B0BEC5", "#B0BEC5", "#B0BEC5", "#B0BEC5", "#B0BEC5", "#B0BEC5", "#B0BEC5", "#B0BEC5", "#B0BEC5", "#B0BEC5", "#B0BEC5", "#B0BEC5", "#B0BEC5", "#B0BEC5", "#B0BEC5", "#B0BEC5", "#B0BEC5", "#B0BEC5", "#B0BEC5", "#B0BEC5", "#B0BEC5", "#B0BEC5", "#B0BEC5", "#B0BEC5", "red", "#B0BEC5", "#B0BEC5", "#B0BEC5", "#B0BEC5", "#B0BEC5", "#B0BEC5", "#B0BEC5", "#B0BEC5", "#B0BEC5", "#B0BEC5", "#B0BEC5", "#B0BEC5", "#B0BEC5", "#B0BEC5", "#B0BEC5", "#B0BEC5"]]}], "label": "Topic 35", "method": "update"}, {"args": [{"marker.color": [["#B0BEC5", "#B0BEC5", "#B0BEC5", "#B0BEC5", "#B0BEC5", "#B0BEC5", "#B0BEC5", "#B0BEC5", "#B0BEC5", "#B0BEC5", "#B0BEC5", "#B0BEC5", "#B0BEC5", "#B0BEC5", "#B0BEC5", "#B0BEC5", "#B0BEC5", "#B0BEC5", "#B0BEC5", "#B0BEC5", "#B0BEC5", "#B0BEC5", "#B0BEC5", "#B0BEC5", "#B0BEC5", "#B0BEC5", "#B0BEC5", "#B0BEC5", "#B0BEC5", "#B0BEC5", "#B0BEC5", "#B0BEC5", "#B0BEC5", "#B0BEC5", "#B0BEC5", "#B0BEC5", "red", "#B0BEC5", "#B0BEC5", "#B0BEC5", "#B0BEC5", "#B0BEC5", "#B0BEC5", "#B0BEC5", "#B0BEC5", "#B0BEC5", "#B0BEC5", "#B0BEC5", "#B0BEC5", "#B0BEC5", "#B0BEC5", "#B0BEC5"]]}], "label": "Topic 36", "method": "update"}, {"args": [{"marker.color": [["#B0BEC5", "#B0BEC5", "#B0BEC5", "#B0BEC5", "#B0BEC5", "#B0BEC5", "#B0BEC5", "#B0BEC5", "#B0BEC5", "#B0BEC5", "#B0BEC5", "#B0BEC5", "#B0BEC5", "#B0BEC5", "#B0BEC5", "#B0BEC5", "#B0BEC5", "#B0BEC5", "#B0BEC5", "#B0BEC5", "#B0BEC5", "#B0BEC5", "#B0BEC5", "#B0BEC5", "#B0BEC5", "#B0BEC5", "#B0BEC5", "#B0BEC5", "#B0BEC5", "#B0BEC5", "#B0BEC5", "#B0BEC5", "#B0BEC5", "#B0BEC5", "#B0BEC5", "#B0BEC5", "#B0BEC5", "red", "#B0BEC5", "#B0BEC5", "#B0BEC5", "#B0BEC5", "#B0BEC5", "#B0BEC5", "#B0BEC5", "#B0BEC5", "#B0BEC5", "#B0BEC5", "#B0BEC5", "#B0BEC5", "#B0BEC5", "#B0BEC5"]]}], "label": "Topic 37", "method": "update"}, {"args": [{"marker.color": [["#B0BEC5", "#B0BEC5", "#B0BEC5", "#B0BEC5", "#B0BEC5", "#B0BEC5", "#B0BEC5", "#B0BEC5", "#B0BEC5", "#B0BEC5", "#B0BEC5", "#B0BEC5", "#B0BEC5", "#B0BEC5", "#B0BEC5", "#B0BEC5", "#B0BEC5", "#B0BEC5", "#B0BEC5", "#B0BEC5", "#B0BEC5", "#B0BEC5", "#B0BEC5", "#B0BEC5", "#B0BEC5", "#B0BEC5", "#B0BEC5", "#B0BEC5", "#B0BEC5", "#B0BEC5", "#B0BEC5", "#B0BEC5", "#B0BEC5", "#B0BEC5", "#B0BEC5", "#B0BEC5", "#B0BEC5", "#B0BEC5", "red", "#B0BEC5", "#B0BEC5", "#B0BEC5", "#B0BEC5", "#B0BEC5", "#B0BEC5", "#B0BEC5", "#B0BEC5", "#B0BEC5", "#B0BEC5", "#B0BEC5", "#B0BEC5", "#B0BEC5"]]}], "label": "Topic 38", "method": "update"}, {"args": [{"marker.color": [["#B0BEC5", "#B0BEC5", "#B0BEC5", "#B0BEC5", "#B0BEC5", "#B0BEC5", "#B0BEC5", "#B0BEC5", "#B0BEC5", "#B0BEC5", "#B0BEC5", "#B0BEC5", "#B0BEC5", "#B0BEC5", "#B0BEC5", "#B0BEC5", "#B0BEC5", "#B0BEC5", "#B0BEC5", "#B0BEC5", "#B0BEC5", "#B0BEC5", "#B0BEC5", "#B0BEC5", "#B0BEC5", "#B0BEC5", "#B0BEC5", "#B0BEC5", "#B0BEC5", "#B0BEC5", "#B0BEC5", "#B0BEC5", "#B0BEC5", "#B0BEC5", "#B0BEC5", "#B0BEC5", "#B0BEC5", "#B0BEC5", "#B0BEC5", "red", "#B0BEC5", "#B0BEC5", "#B0BEC5", "#B0BEC5", "#B0BEC5", "#B0BEC5", "#B0BEC5", "#B0BEC5", "#B0BEC5", "#B0BEC5", "#B0BEC5", "#B0BEC5"]]}], "label": "Topic 39", "method": "update"}, {"args": [{"marker.color": [["#B0BEC5", "#B0BEC5", "#B0BEC5", "#B0BEC5", "#B0BEC5", "#B0BEC5", "#B0BEC5", "#B0BEC5", "#B0BEC5", "#B0BEC5", "#B0BEC5", "#B0BEC5", "#B0BEC5", "#B0BEC5", "#B0BEC5", "#B0BEC5", "#B0BEC5", "#B0BEC5", "#B0BEC5", "#B0BEC5", "#B0BEC5", "#B0BEC5", "#B0BEC5", "#B0BEC5", "#B0BEC5", "#B0BEC5", "#B0BEC5", "#B0BEC5", "#B0BEC5", "#B0BEC5", "#B0BEC5", "#B0BEC5", "#B0BEC5", "#B0BEC5", "#B0BEC5", "#B0BEC5", "#B0BEC5", "#B0BEC5", "#B0BEC5", "#B0BEC5", "red", "#B0BEC5", "#B0BEC5", "#B0BEC5", "#B0BEC5", "#B0BEC5", "#B0BEC5", "#B0BEC5", "#B0BEC5", "#B0BEC5", "#B0BEC5", "#B0BEC5"]]}], "label": "Topic 40", "method": "update"}, {"args": [{"marker.color": [["#B0BEC5", "#B0BEC5", "#B0BEC5", "#B0BEC5", "#B0BEC5", "#B0BEC5", "#B0BEC5", "#B0BEC5", "#B0BEC5", "#B0BEC5", "#B0BEC5", "#B0BEC5", "#B0BEC5", "#B0BEC5", "#B0BEC5", "#B0BEC5", "#B0BEC5", "#B0BEC5", "#B0BEC5", "#B0BEC5", "#B0BEC5", "#B0BEC5", "#B0BEC5", "#B0BEC5", "#B0BEC5", "#B0BEC5", "#B0BEC5", "#B0BEC5", "#B0BEC5", "#B0BEC5", "#B0BEC5", "#B0BEC5", "#B0BEC5", "#B0BEC5", "#B0BEC5", "#B0BEC5", "#B0BEC5", "#B0BEC5", "#B0BEC5", "#B0BEC5", "#B0BEC5", "red", "#B0BEC5", "#B0BEC5", "#B0BEC5", "#B0BEC5", "#B0BEC5", "#B0BEC5", "#B0BEC5", "#B0BEC5", "#B0BEC5", "#B0BEC5"]]}], "label": "Topic 41", "method": "update"}, {"args": [{"marker.color": [["#B0BEC5", "#B0BEC5", "#B0BEC5", "#B0BEC5", "#B0BEC5", "#B0BEC5", "#B0BEC5", "#B0BEC5", "#B0BEC5", "#B0BEC5", "#B0BEC5", "#B0BEC5", "#B0BEC5", "#B0BEC5", "#B0BEC5", "#B0BEC5", "#B0BEC5", "#B0BEC5", "#B0BEC5", "#B0BEC5", "#B0BEC5", "#B0BEC5", "#B0BEC5", "#B0BEC5", "#B0BEC5", "#B0BEC5", "#B0BEC5", "#B0BEC5", "#B0BEC5", "#B0BEC5", "#B0BEC5", "#B0BEC5", "#B0BEC5", "#B0BEC5", "#B0BEC5", "#B0BEC5", "#B0BEC5", "#B0BEC5", "#B0BEC5", "#B0BEC5", "#B0BEC5", "#B0BEC5", "red", "#B0BEC5", "#B0BEC5", "#B0BEC5", "#B0BEC5", "#B0BEC5", "#B0BEC5", "#B0BEC5", "#B0BEC5", "#B0BEC5"]]}], "label": "Topic 42", "method": "update"}, {"args": [{"marker.color": [["#B0BEC5", "#B0BEC5", "#B0BEC5", "#B0BEC5", "#B0BEC5", "#B0BEC5", "#B0BEC5", "#B0BEC5", "#B0BEC5", "#B0BEC5", "#B0BEC5", "#B0BEC5", "#B0BEC5", "#B0BEC5", "#B0BEC5", "#B0BEC5", "#B0BEC5", "#B0BEC5", "#B0BEC5", "#B0BEC5", "#B0BEC5", "#B0BEC5", "#B0BEC5", "#B0BEC5", "#B0BEC5", "#B0BEC5", "#B0BEC5", "#B0BEC5", "#B0BEC5", "#B0BEC5", "#B0BEC5", "#B0BEC5", "#B0BEC5", "#B0BEC5", "#B0BEC5", "#B0BEC5", "#B0BEC5", "#B0BEC5", "#B0BEC5", "#B0BEC5", "#B0BEC5", "#B0BEC5", "#B0BEC5", "red", "#B0BEC5", "#B0BEC5", "#B0BEC5", "#B0BEC5", "#B0BEC5", "#B0BEC5", "#B0BEC5", "#B0BEC5"]]}], "label": "Topic 43", "method": "update"}, {"args": [{"marker.color": [["#B0BEC5", "#B0BEC5", "#B0BEC5", "#B0BEC5", "#B0BEC5", "#B0BEC5", "#B0BEC5", "#B0BEC5", "#B0BEC5", "#B0BEC5", "#B0BEC5", "#B0BEC5", "#B0BEC5", "#B0BEC5", "#B0BEC5", "#B0BEC5", "#B0BEC5", "#B0BEC5", "#B0BEC5", "#B0BEC5", "#B0BEC5", "#B0BEC5", "#B0BEC5", "#B0BEC5", "#B0BEC5", "#B0BEC5", "#B0BEC5", "#B0BEC5", "#B0BEC5", "#B0BEC5", "#B0BEC5", "#B0BEC5", "#B0BEC5", "#B0BEC5", "#B0BEC5", "#B0BEC5", "#B0BEC5", "#B0BEC5", "#B0BEC5", "#B0BEC5", "#B0BEC5", "#B0BEC5", "#B0BEC5", "#B0BEC5", "red", "#B0BEC5", "#B0BEC5", "#B0BEC5", "#B0BEC5", "#B0BEC5", "#B0BEC5", "#B0BEC5"]]}], "label": "Topic 44", "method": "update"}, {"args": [{"marker.color": [["#B0BEC5", "#B0BEC5", "#B0BEC5", "#B0BEC5", "#B0BEC5", "#B0BEC5", "#B0BEC5", "#B0BEC5", "#B0BEC5", "#B0BEC5", "#B0BEC5", "#B0BEC5", "#B0BEC5", "#B0BEC5", "#B0BEC5", "#B0BEC5", "#B0BEC5", "#B0BEC5", "#B0BEC5", "#B0BEC5", "#B0BEC5", "#B0BEC5", "#B0BEC5", "#B0BEC5", "#B0BEC5", "#B0BEC5", "#B0BEC5", "#B0BEC5", "#B0BEC5", "#B0BEC5", "#B0BEC5", "#B0BEC5", "#B0BEC5", "#B0BEC5", "#B0BEC5", "#B0BEC5", "#B0BEC5", "#B0BEC5", "#B0BEC5", "#B0BEC5", "#B0BEC5", "#B0BEC5", "#B0BEC5", "#B0BEC5", "#B0BEC5", "red", "#B0BEC5", "#B0BEC5", "#B0BEC5", "#B0BEC5", "#B0BEC5", "#B0BEC5"]]}], "label": "Topic 45", "method": "update"}, {"args": [{"marker.color": [["#B0BEC5", "#B0BEC5", "#B0BEC5", "#B0BEC5", "#B0BEC5", "#B0BEC5", "#B0BEC5", "#B0BEC5", "#B0BEC5", "#B0BEC5", "#B0BEC5", "#B0BEC5", "#B0BEC5", "#B0BEC5", "#B0BEC5", "#B0BEC5", "#B0BEC5", "#B0BEC5", "#B0BEC5", "#B0BEC5", "#B0BEC5", "#B0BEC5", "#B0BEC5", "#B0BEC5", "#B0BEC5", "#B0BEC5", "#B0BEC5", "#B0BEC5", "#B0BEC5", "#B0BEC5", "#B0BEC5", "#B0BEC5", "#B0BEC5", "#B0BEC5", "#B0BEC5", "#B0BEC5", "#B0BEC5", "#B0BEC5", "#B0BEC5", "#B0BEC5", "#B0BEC5", "#B0BEC5", "#B0BEC5", "#B0BEC5", "#B0BEC5", "#B0BEC5", "red", "#B0BEC5", "#B0BEC5", "#B0BEC5", "#B0BEC5", "#B0BEC5"]]}], "label": "Topic 46", "method": "update"}, {"args": [{"marker.color": [["#B0BEC5", "#B0BEC5", "#B0BEC5", "#B0BEC5", "#B0BEC5", "#B0BEC5", "#B0BEC5", "#B0BEC5", "#B0BEC5", "#B0BEC5", "#B0BEC5", "#B0BEC5", "#B0BEC5", "#B0BEC5", "#B0BEC5", "#B0BEC5", "#B0BEC5", "#B0BEC5", "#B0BEC5", "#B0BEC5", "#B0BEC5", "#B0BEC5", "#B0BEC5", "#B0BEC5", "#B0BEC5", "#B0BEC5", "#B0BEC5", "#B0BEC5", "#B0BEC5", "#B0BEC5", "#B0BEC5", "#B0BEC5", "#B0BEC5", "#B0BEC5", "#B0BEC5", "#B0BEC5", "#B0BEC5", "#B0BEC5", "#B0BEC5", "#B0BEC5", "#B0BEC5", "#B0BEC5", "#B0BEC5", "#B0BEC5", "#B0BEC5", "#B0BEC5", "#B0BEC5", "red", "#B0BEC5", "#B0BEC5", "#B0BEC5", "#B0BEC5"]]}], "label": "Topic 47", "method": "update"}, {"args": [{"marker.color": [["#B0BEC5", "#B0BEC5", "#B0BEC5", "#B0BEC5", "#B0BEC5", "#B0BEC5", "#B0BEC5", "#B0BEC5", "#B0BEC5", "#B0BEC5", "#B0BEC5", "#B0BEC5", "#B0BEC5", "#B0BEC5", "#B0BEC5", "#B0BEC5", "#B0BEC5", "#B0BEC5", "#B0BEC5", "#B0BEC5", "#B0BEC5", "#B0BEC5", "#B0BEC5", "#B0BEC5", "#B0BEC5", "#B0BEC5", "#B0BEC5", "#B0BEC5", "#B0BEC5", "#B0BEC5", "#B0BEC5", "#B0BEC5", "#B0BEC5", "#B0BEC5", "#B0BEC5", "#B0BEC5", "#B0BEC5", "#B0BEC5", "#B0BEC5", "#B0BEC5", "#B0BEC5", "#B0BEC5", "#B0BEC5", "#B0BEC5", "#B0BEC5", "#B0BEC5", "#B0BEC5", "#B0BEC5", "red", "#B0BEC5", "#B0BEC5", "#B0BEC5"]]}], "label": "Topic 48", "method": "update"}, {"args": [{"marker.color": [["#B0BEC5", "#B0BEC5", "#B0BEC5", "#B0BEC5", "#B0BEC5", "#B0BEC5", "#B0BEC5", "#B0BEC5", "#B0BEC5", "#B0BEC5", "#B0BEC5", "#B0BEC5", "#B0BEC5", "#B0BEC5", "#B0BEC5", "#B0BEC5", "#B0BEC5", "#B0BEC5", "#B0BEC5", "#B0BEC5", "#B0BEC5", "#B0BEC5", "#B0BEC5", "#B0BEC5", "#B0BEC5", "#B0BEC5", "#B0BEC5", "#B0BEC5", "#B0BEC5", "#B0BEC5", "#B0BEC5", "#B0BEC5", "#B0BEC5", "#B0BEC5", "#B0BEC5", "#B0BEC5", "#B0BEC5", "#B0BEC5", "#B0BEC5", "#B0BEC5", "#B0BEC5", "#B0BEC5", "#B0BEC5", "#B0BEC5", "#B0BEC5", "#B0BEC5", "#B0BEC5", "#B0BEC5", "#B0BEC5", "red", "#B0BEC5", "#B0BEC5"]]}], "label": "Topic 49", "method": "update"}, {"args": [{"marker.color": [["#B0BEC5", "#B0BEC5", "#B0BEC5", "#B0BEC5", "#B0BEC5", "#B0BEC5", "#B0BEC5", "#B0BEC5", "#B0BEC5", "#B0BEC5", "#B0BEC5", "#B0BEC5", "#B0BEC5", "#B0BEC5", "#B0BEC5", "#B0BEC5", "#B0BEC5", "#B0BEC5", "#B0BEC5", "#B0BEC5", "#B0BEC5", "#B0BEC5", "#B0BEC5", "#B0BEC5", "#B0BEC5", "#B0BEC5", "#B0BEC5", "#B0BEC5", "#B0BEC5", "#B0BEC5", "#B0BEC5", "#B0BEC5", "#B0BEC5", "#B0BEC5", "#B0BEC5", "#B0BEC5", "#B0BEC5", "#B0BEC5", "#B0BEC5", "#B0BEC5", "#B0BEC5", "#B0BEC5", "#B0BEC5", "#B0BEC5", "#B0BEC5", "#B0BEC5", "#B0BEC5", "#B0BEC5", "#B0BEC5", "#B0BEC5", "red", "#B0BEC5"]]}], "label": "Topic 50", "method": "update"}, {"args": [{"marker.color": [["#B0BEC5", "#B0BEC5", "#B0BEC5", "#B0BEC5", "#B0BEC5", "#B0BEC5", "#B0BEC5", "#B0BEC5", "#B0BEC5", "#B0BEC5", "#B0BEC5", "#B0BEC5", "#B0BEC5", "#B0BEC5", "#B0BEC5", "#B0BEC5", "#B0BEC5", "#B0BEC5", "#B0BEC5", "#B0BEC5", "#B0BEC5", "#B0BEC5", "#B0BEC5", "#B0BEC5", "#B0BEC5", "#B0BEC5", "#B0BEC5", "#B0BEC5", "#B0BEC5", "#B0BEC5", "#B0BEC5", "#B0BEC5", "#B0BEC5", "#B0BEC5", "#B0BEC5", "#B0BEC5", "#B0BEC5", "#B0BEC5", "#B0BEC5", "#B0BEC5", "#B0BEC5", "#B0BEC5", "#B0BEC5", "#B0BEC5", "#B0BEC5", "#B0BEC5", "#B0BEC5", "#B0BEC5", "#B0BEC5", "#B0BEC5", "#B0BEC5", "red"]]}], "label": "Topic 51", "method": "update"}]}], "title": {"font": {"color": "Black", "size": 22}, "text": "<b>Intertopic Distance Map</b>", "x": 0.5, "xanchor": "center", "y": 0.95, "yanchor": "top"}, "width": 650, "xaxis": {"anchor": "y", "domain": [0, 1], "range": [-6.398, 18.88], "title": {"text": ""}, "visible": false}, "yaxis": {"anchor": "x", "domain": [0, 1], "range": [-4.051, 22.94], "title": {"text": ""}, "visible": false}}}
